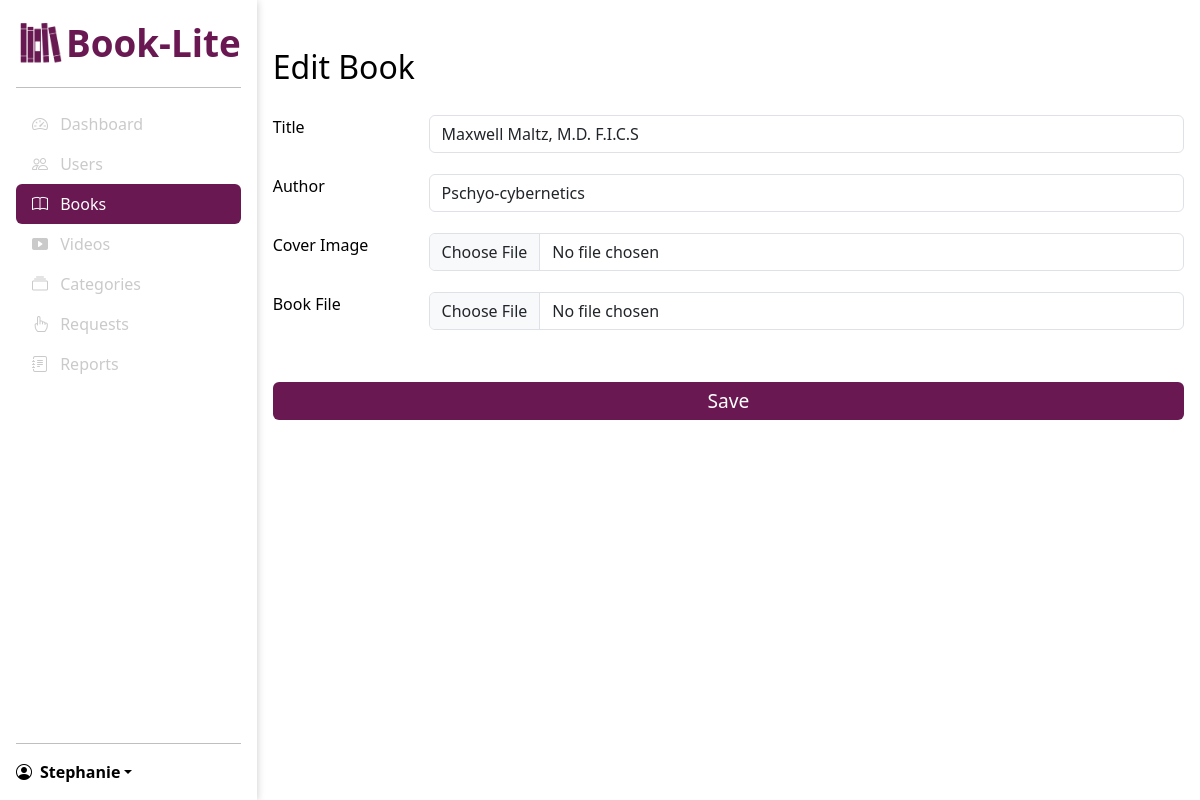
The app's page /admin/books/1683804523442907/edit (signed in) with its own data.
### models/models.py (models this page shows)
class User(db.Model, UserMixin):
    id = db.Column(db.String, primary_key=True, default=lambda: 'USR' + generate_id())
    name = db.Column(db.String(100), nullable=False)
    email = db.Column(db.String(100), unique=True, nullable=False)
    password = db.Column(db.String(100), nullable=False)
    is_admin = db.Column(db.Boolean, default=False)
    rentals = db.relationship('Rental', backref='user', lazy=True)

class Book(db.Model):
    id = db.Column(db.String, primary_key=True)
    title = db.Column(db.String(100), nullable=False)
    author = db.Column(db.String(100), nullable=False)
    description = db.Column(db.Text, nullable=False)
    cover_path = db.Column(db.String(100), nullable=False)
    file_path = db.Column(db.String(100), nullable=False)
    category_id = db.Column(db.String, db.ForeignKey('category.id'), nullable=False)
    rentals = db.relationship('Rental', backref='book', lazy=True)

### routes/admin.py (the view)
@admin_bp.route("/books/<string:id>/edit", methods=["GET", "POST"])
@login_required
@isAdmin
def edit_book(id):
    book = Book.query.get(id)
    all_categories = Category.query.all()
    if request.method == "POST":
        form = request.form
        if form.get("title"):
            book.title = form["title"]
        if form.get("description"):
            book.description = form["description"]
        if form.get("author"):
            book.author = form["author"]
        if form.get("category"):
            book.category_id = form["category_id"]
        if request.files["cover"].filename != "":
            cover_filename = f"cover_{book.id}.jpg"
            cover_path = os.path.join(
                current_app.root_path, "static/images/covers", cover_filename
            )
            request.files["cover"].save(cover_path)
            book.cover_path = cover_filename
        if request.files["file"].filename != "":
            file_filename = f"book_{book.id}.pdf"
            file_path = os.path.join(
                current_app.root_path, "static/books", file_filename
            )
            request.files["file"].save(file_path)
            book.file_path = file_filename
        db.session.commit()
        flash("Book updated successfully!", "success")
        return redirect(url_for("admin.books"))
    else:
        return render_template(
            "admin/edit_book.html",
            book=book,
            b_active="active",
            all_categories=all_categories,
        )

### main.py (called while the page is built)
@login_manager.user_loader
def load_user(user_id):
    return User.query.get(user_id)

@app.context_processor
def inject_global_vars():
    return dict(user=current_user)

### routes/admin.py (called while the page is built)
def isAdmin(f):
    @wraps(f)
    def decorated_function(*args, **kwargs):
        if not current_user.is_admin:
            logout_user(current_user)
            return redirect(url_for("auth.login"))
        return f(*args, **kwargs)
    return decorated_function

### templates/admin/edit_book.html (shortened to what this page needs)
{% extends "/admin/base_admin.html" %} {%block title %}Edit Book{% endblock %}
{% block main %}
<form method="post" enctype="multipart/form-data">
  <h2>Edit Book</h2>
  <div class="form-group row">
    <label for="title" class="col-sm-2">Title</label>
    <div class="col-sm-10">
      <input
        class="form-control col-sm-10"
        type="text"
        name="title"
        id="title"
        placeholder="Book title"
        value="{{book.title}}"
      />
    </div>
  </div>
  <div class="form-group row">
    <label for="author" class="col-sm-2">Author</label>
    <div class="col-sm-10">
      <input
        class="form-control"
        type="text"
        name="author"
        id="author"
        placeholder="Book Author"
        value="{{book.author}}"
      />
    </div>
  </div>
  <div class="form-group row">
    <label for="cover-img" class="col-sm-2">Cover Image</label>
    <div class="col-sm-10">
      <input class="form-control" type="file" name="cover"   accept=".jpg, .png" alt=""/>
    </div>
  </div>
  <div class="form-group row">
    <label for="book-pdf" class="col-sm-2">Book File</label>
    <div class="col-sm-10">
      <input class="form-control" name="file" type="file" accept="application/pdf" alt="" />
    </div>
  </div>
  <button type="submit" class="btn auth-btn">Save</button>
</form>
 {% endblock %}

### templates/admin/base_admin.html (shortened to what this page needs)
{% extends "/base_dashboard.html" %} {% block sidebar %}
<ul class="nav nav-pills flex-column mb-auto">
  <li>
    <a href="{{url_for('admin.dashboard')}}" class="nav-link big {{d_active}}">
      <i class="bi bi-speedometer2 me-2"></i>
      Dashboard
    </a>
  </li>
  <li>
    <a href="{{url_for('admin.users')}}" class="nav-link big {{u_active}}">
      <i class="bi bi-people me-2"></i>
      Users
    </a>
  </li>
  <li>
    <a href="{{url_for('admin.books')}}" class="nav-link big {{b_active}}">
      <i class="bi bi-book me-2"></i>
      Books
    </a>
  </li>
  <li>
    <a href="{{url_for('admin.videos')}}" class="nav-link big {{v_active}}">
      <i class="bi bi-play-btn-fill me-2"></i>
      Videos
    </a>
  </li>
  <li>
    <a href="{{url_for('admin.categories')}}" class="nav-link big {{c_active}}">
      <i class="bi bi-collection me-2"></i>
      Categories
    </a>
  </li>
  <li>
    <a href="{{url_for('admin.requests')}}" class="nav-link big {{req_active}}">
      <i class="bi bi-hand-index me-2"></i>
      Requests
    </a>
  </li>
  <li>
    <a href="{{url_for('admin.reports')}}" class="nav-link big {{rep_active}}">
      <i class="bi bi-journal-text me-2"></i>
      Reports
    </a>
  </li>
</ul>
<hr />
<div class="dropdown">
  <a
    href="#"
    class="d-flex align-items-center text-decoration-none dropdown-toggle user"
    data-bs-toggle="dropdown"
    aria-expanded="false"
  >
    <i class="bi bi-person-circle me-2"></i>
    <strong>{{ user.name }} </strong>
  </a>
</div>
{% endblock %}

### static/css/admin.css (style rules this page uses)
* { margin: 0; padding: 0; scroll-behavior: smooth; color: black; }
*, *::before, *::after { box-sizing: border-box; }
body { width: 100vw; height: 100vh; overflow: hidden; }
:root { --secondary-color: #691852; --light-primary-color: #fff; --dark-primary-color: #000; --grey-color: #cacaca; }
.auth-btn { margin-top: 2rem; padding: 0.2rem 0; font-size: 1.2rem; background: var(--secondary-color); color: var(--light-primary-color); }
.container-2 > form { margin-top: 2rem; display: flex; flex-direction: column; gap: 1.3rem; }
.form-control { appearance: auto; -webkit-appearance: auto; }
.nav-pills .nav-link.active, .nav-pills .nav-link.active i { background: var(--secondary-color); color: #fff; }
.nav-pills .nav-link, .nav-pills .nav-link i { color: var(--grey-color); }
.dropdown-toggle::after { color: #000; }
:root { --primary-purple: #dfdcfaff; --primary-blue: rgb(198, 229, 244); --secondary-blue: rgb(146, 213, 247); --primary-pink: rgb(250, 239, 229); --primary-green: rgb(221, 243, 212); --background-green: #bae6a7ff; --secondary-purple: #7d71feff; --secondary-green: #4db223ff; --secondary-orange: #ed7724ff; --primary-orange: rgba(255, 192, 147, 0.735); --white: #fff; --black: #000; --gray: rgba(20, 20, 20, 0.607); --transparent-color: rgba(0, 0, 0, 0.06); --border-color: rgba(0, 0, 0, 0.1); }

### static/css/user.css (style rules this page uses)
* { margin: 0; padding: 0; scroll-behavior: smooth; color: black; }
*, *::before, *::after { box-sizing: border-box; }
body { width: 100vw; height: 100vh; overflow: hidden; }
:root { --secondary-color: #691852; --light-primary-color: #fff; --dark-primary-color: #000; --grey-color: #cacaca; }

### records on screen
User: name "Stephanie"
Book: title "Maxwell Maltz, M.D. F.I.C.S", author "Pschyo-cybernetics"
